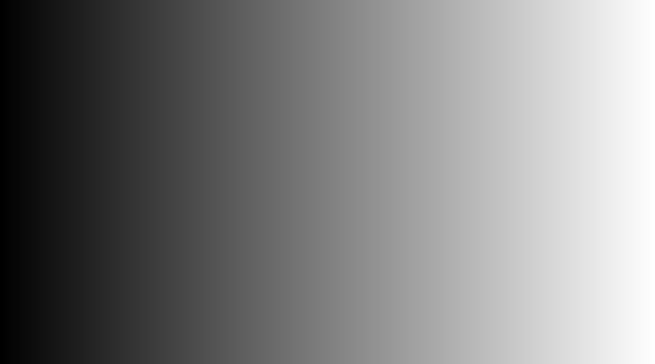
<?xml version="1.0" encoding="UTF-8"?>
<ui version="4.0">
 <class>vlc_player</class>
 <widget class="QFrame" name="vlc_player">
  <property name="geometry">
   <rect>
    <x>0</x>
    <y>0</y>
    <width>655</width>
    <height>364</height>
   </rect>
  </property>
  <property name="windowTitle">
   <string>Frame</string>
  </property>
  <property name="styleSheet">
   <string notr="true">background-color: qlineargradient(spread:pad, x1:0, y1:0, x2:1, y2:0, stop:0 rgba(0, 0, 0, 255), stop:1 rgba(255, 255, 255, 255));</string>
  </property>
 </widget>
 <resources/>
 <connections/>
</ui>
